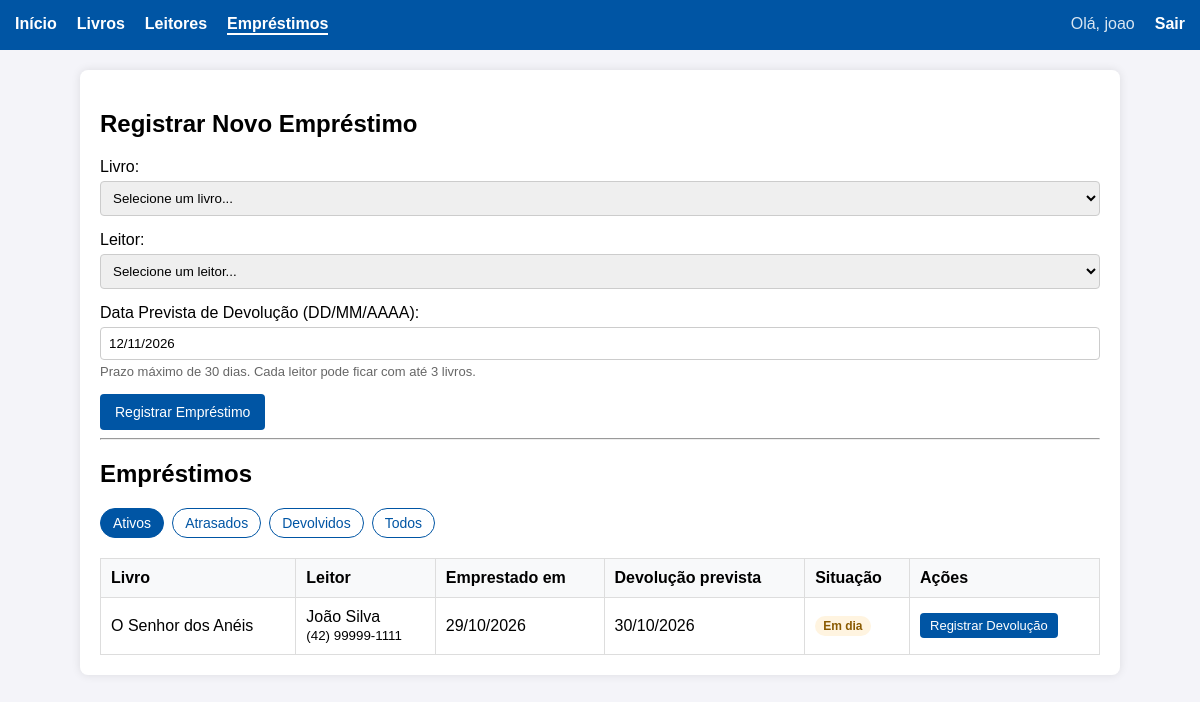
/controller/emprestimos.controllers.php (signed in), run on the app's committed database.
### tables this page shows
CREATE TABLE `emprestimos` (
  `id` int(11) NOT NULL,
  `livro_id` int(11) NOT NULL,
  `leitor_id` int(11) NOT NULL,
  `data_emprestimo` date NOT NULL,
  `data_prevista` date NOT NULL,
  `data_devolucao` date DEFAULT NULL
);

CREATE TABLE `livros` (
  `id` int(11) NOT NULL,
  `titulo` varchar(255) NOT NULL,
  `autor` varchar(255) NOT NULL,
  `ano` int(11) NOT NULL
);

CREATE TABLE `leitores` (
  `id` int(11) NOT NULL,
  `nome` varchar(255) NOT NULL,
  `email` varchar(255) NOT NULL,
  `telefone` varchar(20) NOT NULL
);

### controller/emprestimos.controllers.php (called while the page is built, shortened)
<?php
require_once __DIR__ . '/../models/emprestimo.models.php';
require_once __DIR__ . '/../includes/funcoes.php';
$erros = [];
$filtros = ['ativos' => 'Ativos', 'atrasados' => 'Atrasados', 'devolvidos' => 'Devolvidos', 'todos' => 'Todos'];
$filtro = $_GET['filtro'] ?? 'ativos';
$form = ['livro_id' => '', 'leitor_id' => '', 'data_prevista' => date('d/m/Y', strtotime('+14 days'))];
$emprestimos = Emprestimo::listarEmprestimos($filtro);
require __DIR__ . '/../views/cabecalho.view.php';
require __DIR__ . '/../views/emprestimos_cadastro.view.php';
require __DIR__ . '/../views/rodape.view.php';

### includes/funcoes.php (called while the page is built, shortened)
<?php
function e(mixed $valor): string
{
    return htmlspecialchars((string) $valor, ENT_QUOTES, 'UTF-8');
}
function formatarData(?string $data): string
{
    return date('d/m/Y', strtotime($data));
}
function formatarTelefone(string $digitos): string
{
    if (strlen($digitos) === 11) {
        return '(' . substr($digitos, 0, 2) . ') ' . substr($digitos, 2, 5) . '-' . substr($digitos, 7);
    }
    return $digitos;
}
function classeErro(array $erros, string $campo): string
{
    return isset($erros[$campo]) ? 'invalido' : '';
}

### models/emprestimo.models.php (called while the page is built, shortened)
<?php
class Emprestimo implements CrudPadrao {
    private $data_emprestimo;
    private $data_prevista;
    private $livro_titulo;
    private $leitor_nome;
    private $leitor_telefone;
    public function getDataEmprestimo() { return $this->data_emprestimo; }
    public function getDataPrevista() { return $this->data_prevista; }
    public function getLivroTitulo() { return $this->livro_titulo; }
    public function getLeitorNome() { return $this->leitor_nome; }
    public function getLeitorTelefone() { return $this->leitor_telefone; }
    public function getStatus(): string {
        return 'em_dia';
    }
    public static function listarEmprestimos(string $filtro = 'todos'): array {
        $bd = BD::conectar();
        $where = "1=1";
        if ($filtro === 'ativos') $where = "e.data_devolucao IS NULL";
        elseif ($filtro === 'atrasados') $where = "e.data_devolucao IS NULL AND e.data_prevista < CURDATE()";
        elseif ($filtro === 'devolvidos') $where = "e.data_devolucao IS NOT NULL";
        $query = "SELECT e.*, l.titulo as livro_titulo, le.nome as leitor_nome, le.telefone as leitor_telefone
                  FROM emprestimos e
                  LEFT JOIN livros l ON e.livro_id = l.id
                  LEFT JOIN leitores le ON e.leitor_id = le.id
                  WHERE $where ORDER BY e.data_prevista ASC";
        $sql = $bd->prepare($query);
        $sql->execute();
        return $sql->fetchAll(PDO::FETCH_CLASS, 'Emprestimo');
    }
}

### views/emprestimos_cadastro.view.php (the view, shortened to what this page needs)
<h2>Registrar Novo Empréstimo</h2>
<form action="emprestimos.controllers.php?acao=salvar" method="POST" novalidate>
    <div class="form-group">
        <label for="livro_id">Livro:</label>
        <select name="livro_id" id="livro_id" required>
            <option value="">Selecione um livro...</option>
        </select>
    </div>
    <div class="form-group">
        <label for="leitor_id">Leitor:</label>
        <select name="leitor_id" id="leitor_id" required>
            <option value="">Selecione um leitor...</option>
        </select>
    </div>
    <div class="form-group">
        <label for="data_prevista">Data Prevista de Devolução (DD/MM/AAAA):</label>
        <input type="text" id="data_prevista" name="data_prevista" value="<?= e($form['data_prevista']) ?>" placeholder="Ex: 05/10/2026" class="<?= classeErro($erros, 'data_prevista') ?>">
        <span class="dica">
            Prazo máximo de <?= Emprestimo::PRAZO_MAXIMO_DIAS ?> dias. Cada leitor pode ficar com até <?= Emprestimo::LIMITE_EMPRESTIMOS_POR_LEITOR ?> livros.
        </span>
    </div>
    <button type="submit">Registrar Empréstimo</button>
</form>
<hr>
<h2>Empréstimos</h2>
<nav class="filtros">
    <?php foreach ($filtros as $chave => $nome): ?>
        <a href="emprestimos.controllers.php?filtro=<?= $chave ?>" class="<?= $chave === $filtro ? 'ativo' : '' ?>"><?= $nome ?></a>
    <?php endforeach; ?>
</nav>
<div class="tabela-container">
    <table>
        <thead>
            <tr>
                <th>Livro</th>
                <th>Leitor</th>
                <th>Emprestado em</th>
                <th>Devolução prevista</th>
                <th>Situação</th>
                <th>Ações</th>
            </tr>
        </thead>
        <tbody>
            <?php if (!empty($emprestimos)): ?>
                <?php foreach ($emprestimos as $emprestimo): ?>
                    <tr>
                        <td><?= e($emprestimo->getLivroTitulo()) ?></td>
                        <td>
                            <?= e($emprestimo->getLeitorNome()) ?><br>
                            <small><?= e(formatarTelefone($emprestimo->getLeitorTelefone())) ?></small>
                        </td>
                        <td><?= formatarData($emprestimo->getDataEmprestimo()) ?></td>
                        <td><?= formatarData($emprestimo->getDataPrevista()) ?></td>
                        <td>
                            <?php $status = $emprestimo->getStatus(); ?>
                            <?php if ($status === 'atrasado'): ?>
                                <span class="etiqueta atrasado">Em atraso (<?= $emprestimo->getDiasAtraso() ?> dias)</span>
                            <?php elseif ($status === 'devolvido'): ?>
                                <span class="etiqueta disponivel">Devolvido em <?= formatarData($emprestimo->getDataDevolucao()) ?></span>
                            <?php else: ?>
                                <span class="etiqueta emprestado">Em dia</span>
                            <?php endif; ?>
                        </td>
                        <td class="acoes">
                            <?php if ($status !== 'devolvido'): ?>
                                <form action="emprestimos.controllers.php?acao=devolver&filtro=<?= e($filtro) ?>" method="POST" onsubmit="return confirm('Confirmar devolução do livro?');">
                                    <button type="submit" class="botao-pequeno">Registrar Devolução</button>
                                </form>
                            <?php endif; ?>
                        </td>
                    </tr>
                <?php endforeach; ?>
            <?php else: ?>
                <tr><td colspan="6">Nenhum empréstimo encontrado neste filtro.</td></tr>
            <?php endif; ?>
        </tbody>
    </table>
</div>

### css/style.css (style rules this page uses)
body { font-family: Arial, sans-serif; margin: 0; padding: 0; background-color: #f4f4f9; }
table { width: 100%; border-collapse: collapse; margin-top: 20px; }
th, td { padding: 10px; border: 1px solid #ddd; text-align: left; }
th { background-color: #f8f9fa; }
.form-group { margin-bottom: 15px; }
.form-group label { display: block; margin-bottom: 5px; }
.form-group input, .form-group select { width: 100%; padding: 8px; box-sizing: border-box; border: 1px solid #ccc; border-radius: 4px; }
button { padding: 10px 15px; background: #0055a4; color: white; border: none; cursor: pointer; border-radius: 4px; font-size: 14px; }
.dica { display: block; color: #666; font-size: 13px; margin-top: 4px; }
.botao-pequeno { display: inline-block; padding: 5px 10px; font-size: 13px; background: #0055a4; color: white; text-decoration: none; border-radius: 4px; }
.tabela-container { overflow-x: auto; }
td.acoes { white-space: nowrap; }
td.acoes form { display: inline; }
.etiqueta { display: inline-block; padding: 3px 8px; border-radius: 12px; font-size: 12px; font-weight: bold; }
.etiqueta.emprestado { background: #fff4e0; color: #8a5a00; }
.filtros { display: flex; gap: 8px; flex-wrap: wrap; }
.filtros a { padding: 6px 12px; border: 1px solid #0055a4; border-radius: 16px; color: #0055a4; text-decoration: none; font-size: 14px; }
.filtros a.ativo { background: #0055a4; color: white; }

### data on the page
emprestimos: livro.titulo "O Senhor dos Anéis", leitor.nome "João Silva", leitor.telefone "(42) 99999-1111", data_emprestimo "29/10/2026", data_prevista "30/10/2026"

### other printed values
$usuarioLogado "joao"
Emprestimo::PRAZO_MAXIMO_DIAS "30"
Emprestimo::LIMITE_EMPRESTIMOS_POR_LEITOR "3"
$nome "Ativos"
$nome "Atrasados"
$nome "Devolvidos"
$nome "Todos"
